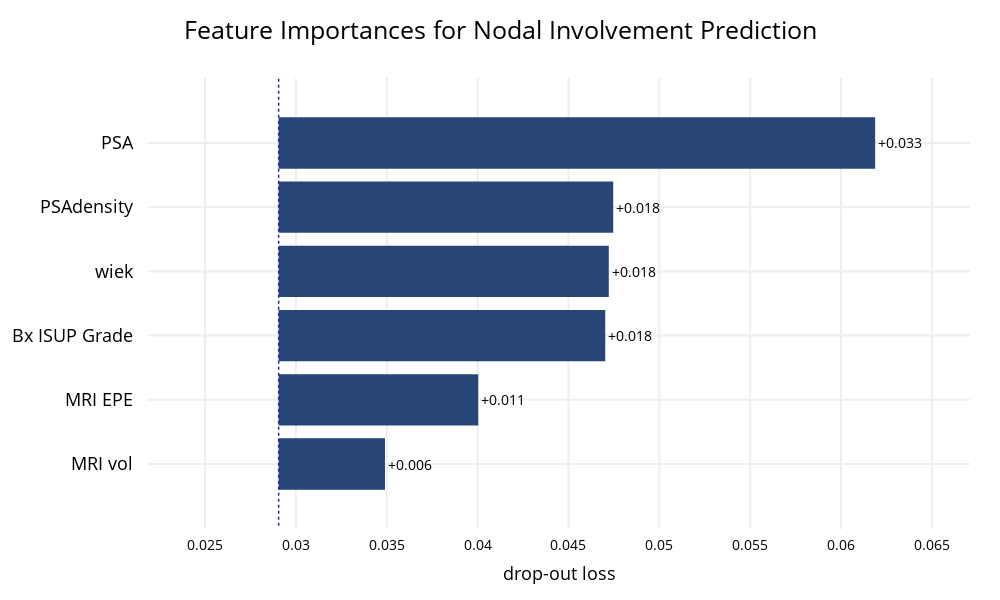

Notebook code for this chart:
### Markdown cell above
## Plain XGBoost

### Code cell
untrained_model = XGBClassifier(random_state=42)

y_true, y_pred, y_pred_probs, false_positive_rate, true_positive_rate, total_roc_auc, trained_model, best_params = train_and_evaluate_model(untrained_model, X, y, numerical_cols, categorical_cols, n_folds=5)

plot_roc(false_positive_rate, true_positive_rate, total_roc_auc, fig_width=800)
plot_confusion_matrix(y_true, y_pred)
plot_feature_importances(trained_model, X, y, title='Feature Importances for Nodal Involvement Prediction')
plot_discrimination_threshold(trained_model, X, y)
brier = brier_score_loss(y_true, y_pred_probs)
print(f"Brier score: {brier:.4f}")

### Figure 1 — Plotly figure (JSON) as saved in the notebook; plotly's stock layout.template omitted (floating-point values rounded to 4 significant figures)
{"data": [{"base": 0.02905, "hoverinfo": "text", "hoverlabel": {"bgcolor": "rgba(0,0,0,0.8)"}, "hovertext": ["Model: XGBClassifier loss after<br>variable: PSA is permuted: 0.062<br>Drop-out loss change: +0.033", "Model: XGBClassifier loss after<br>variable: PSAdensity is permuted: 0.047<br>Drop-out loss change: +0.018", "Model: XGBClassifier loss after<br>variable: wiek is permuted: 0.047<br>Drop-out loss change: +0.018", "Model: XGBClassifier loss after<br>variable: Bx ISUP Grade is permuted: 0.047<br>Drop-out loss change: +0.018", "Model: XGBClassifier loss after<br>variable: MRI EPE is permuted: 0.04<br>Drop-out loss change: +0.011", "Model: XGBClassifier loss after<br>variable: MRI vol is permuted: 0.035<br>Drop-out loss change: +0.006"], "marker": {"color": "#284577"}, "orientation": "h", "showlegend": false, "text": ["+0.033", "+0.018", "+0.018", "+0.018", "+0.011", "+0.006"], "textposition": "outside", "type": "bar", "x": [0.03283, 0.01841, 0.01817, 0.01798, 0.01099, 0.005853], "xaxis": "x", "y": ["PSA", "PSAdensity", "wiek", "Bx ISUP Grade", "MRI EPE", "MRI vol"], "yaxis": "y"}], "layout": {"annotations": [{"font": {"size": 18}, "showarrow": false, "text": "", "x": 0.5, "xanchor": "center", "xref": "paper", "y": 1, "yanchor": "bottom", "yref": "paper"}, {"font": {"size": 18}, "showarrow": false, "text": "drop-out loss", "x": 0.5, "xanchor": "center", "xref": "paper", "y": 0, "yanchor": "top", "yref": "paper", "yshift": -30}], "font": {"color": "black", "size": 14}, "height": 600, "margin": {"b": 71, "r": 30, "t": 78}, "shapes": [{"line": {"color": "#371ea3", "dash": "dot", "width": 1.5}, "type": "line", "x0": 0.02905, "x1": 0.02905, "xref": "x", "y0": -1, "y1": 6, "yref": "y"}], "title": {"font": {"color": "black", "size": 25}, "text": "Feature Importances for Nodal Involvement Prediction", "x": 0.5}, "width": 1000, "xaxis": {"anchor": "y", "automargin": true, "domain": [0, 1], "fixedrange": true, "gridwidth": 2, "range": [0.02186, 0.0671], "tickcolor": "white", "ticklen": 3, "ticks": "outside", "type": "linear", "zeroline": false}, "yaxis": {"anchor": "x", "automargin": true, "autorange": "reversed", "domain": [0, 1], "fixedrange": true, "gridwidth": 2, "tickcolor": "white", "tickfont": {"size": 18}, "ticklen": 10, "ticks": "outside", "type": "category"}}}
